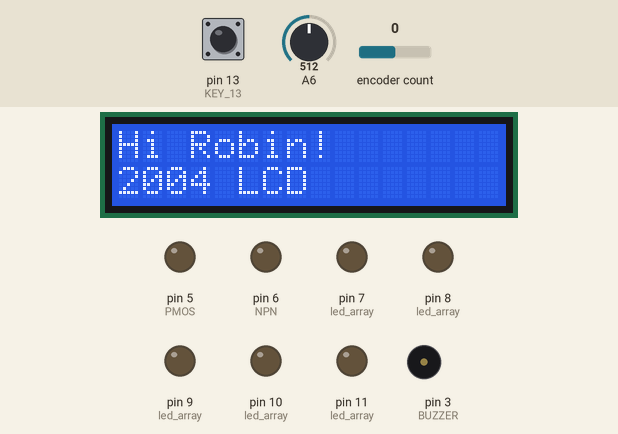
Simulated run of this sketch. Board: Arduino Nano, built with avr-gcc and run on an emulated ATmega328P. Shown: 16×2 character LCD, output pins drawn as LEDs (lit = HIGH), buzzer (waves = sounding, pin HIGH). The test bench sets the inputs (shaded band); at power-on: pin 13 (KEY_13) LOW, A6 = 512, encoder count 0. What the sketch prints to the serial monitor is not drawn.

Above: at 2.3 s.
2.4 s: pin 13 (KEY_13) pulled HIGH for 3.2 s
At 6.6 s:
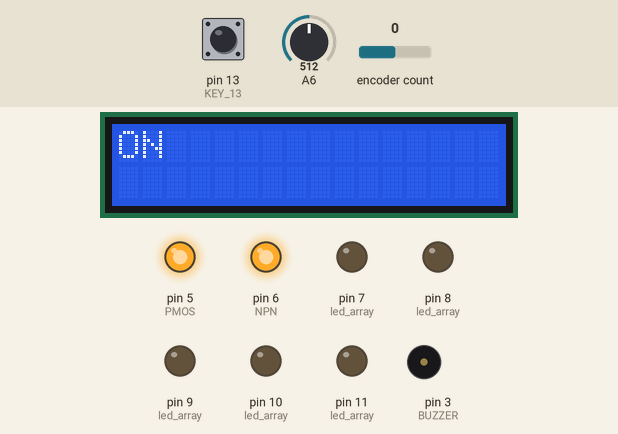
7.1 s: pin 13 (KEY_13) pulled HIGH for 0.15 s
At 8.3 s:
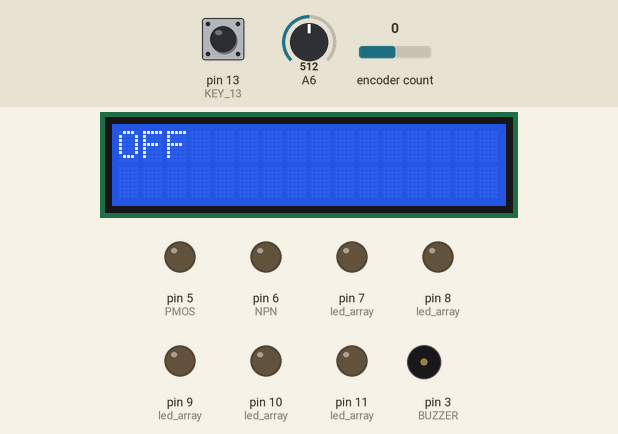
8.7 s: pin 13 (KEY_13) pulled HIGH for 1 s
At 9.7 s:
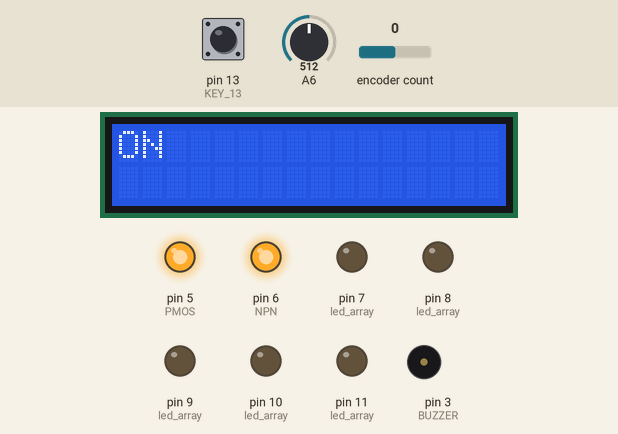
Timing chart, 0 to 11.7 s (numbered marks = the images above; inputs shaded):
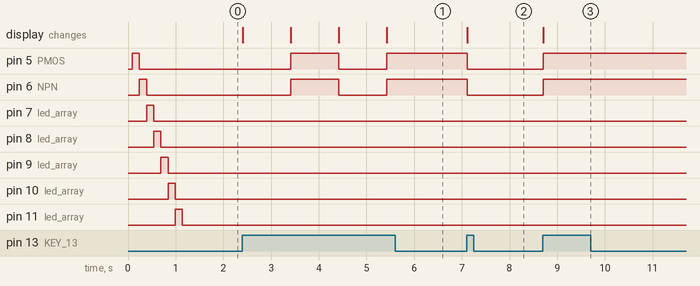

The sketch:

cd_welder.ino
```cpp
/*
 * Experiment board testcode
 * Experiment board ver 1.2.1
 *
 * Pin assignment:
 * D0/D1 (RX/TX) - BT
 * D2 - key2
 * D3 - Piezo
 * D4 - key4
 * D5 - Assign LED/P-MOSFET
 * D6 - White LED/NPN transistor
 * D7 - Yellow LED
 * D8 - Blue LED
 * D9 - Green LED/N-MOSFET
 * D10 - Red LED
 * D11 - IR-LED
 * D12 - key12/Rot.enc Btn
 * D13 - key13
 * A0 - keyA0
 * A1 - keyA1
 * A2 - Rot.enc B
 * A3 - Rot.enc A
 * A4 - SDA (I2C)
 * A5 - SCL (I2C)
 * A6 - NC
 * A7 - Pot
 */

//LED definition
#define NR_OF_LEDS  7
#define LED_X       5   //Custom led
#define LED_W       6  //white
#define LED_Y       7   //yellow
#define LED_B       8   //blue
#define LED_G       9   //green
#define LED_R       10   //red
#define LED_IR      11  //Infra-Red

//Button definition
#define NR_OF_KEYS  6
#define KEY_A0      A0
#define KEY_A1      A1
#define KEY_2       2
#define KEY_4       4
#define KEY_12      12
#define KEY_13      13

//Potentiometers
#define POT         A7

//Rotery encoder
#define ENCA        A3
#define ENCB        A2
#define ENC_BTN     12

#include <RotaryEncoder.h>

// Setup a RoraryEncoder for pins A2 and A3:
RotaryEncoder encoder(A2, A3);

//Below code and associated rotary code is taken from AcceleratedRotator example sketch
//For more info and explanation see sketch

// Define some constants.
// at 500ms, there should be no acceleration.
constexpr const unsigned long kAccelerationLongCutoffMillis = 500;
// at 4ms, we want to have maximum acceleration
constexpr const unsigned long kAccelerationShortCutffMillis = 4;
// linear acceleration: incline
constexpr static const float m = -0.16;
// linear acceleration: y offset
constexpr static const float c = 84.03;

//LCD
#define LCD_SDA A4
#define LCD_SCL A5
#define MSG1    "Hi Robin!" //Exp-board   v0,1
#define MSG2    "I work!"      //Hello, world!

//Amplifiers
#define NR_OF_AMPS  3
#define NPN         6   //NPN tranistor
#define NMOS        9   //N-channel mosfet
#define PMOS        5   //P-channel mosfet

//BUZZER
#define BUZZER      3   //Piezzo
#define NR_OF_TONES 7
#define TONE_A      3520
#define TONE_B      3951
#define TONE_C      4186
#define TONE_D      4699
#define TONE_E      5274
#define TONE_F      5588
#define TONE_G      6272


#include <LiquidCrystal_I2C.h>

byte key_array[] = {KEY_13, KEY_A0, KEY_A1, KEY_2, KEY_4, KEY_12};
byte led_array[] = {LED_X, LED_W, LED_Y, LED_B, LED_G, LED_R, LED_IR};
byte pot_array[] = {POT, POT};
byte amp_array[] = {NPN, NMOS, PMOS};
unsigned int tone_array[] = {TONE_A, TONE_B, TONE_C, TONE_D, TONE_E, TONE_F, TONE_G};

int encoder_pos = 0;
byte encoder_A = LOW;
byte encoder_A_last = LOW;

byte onoff = 0;

LiquidCrystal_I2C lcd(0x27,16,2);  // set the LCD address to 0x27 for a 16 chars and 2 line display

float read_voltage();
void write_lcd(String);

void self_test(){
  //LCD ON
  lcd.backlight();
  lcd.setCursor(0,0);
  lcd.print(MSG1);
  lcd.setCursor(0,3);             // second row starts at 3 for 1602
  lcd.print(MSG2);
  lcd.setCursor(0,2);             // 2004 LCD
  lcd.print("2004 LCD");
  Serial.println("Experiment board v1.2");

  /*
  //Test buzzer
  for(int i=0; i<3; i++){
    digitalWrite(BUZZER,HIGH);
    delay(100);
    digitalWrite(BUZZER,LOW);
    delay(50);
  }
  */
  //test leds
  for(int i=0; i<NR_OF_LEDS; i++){
    digitalWrite(led_array[i], HIGH);
    delay(150);
    digitalWrite(led_array[i], LOW);
  }

  Serial.println("Ready!");
}

void read_encoder(){
    static int pos = 0;
  static RotaryEncoder::Direction lastMovementDirection = RotaryEncoder::Direction::NOROTATION;
  encoder.tick();

  int newPos = encoder.getPosition();
  if (pos != newPos) {

    // compute linear acceleration
    RotaryEncoder::Direction currentDirection = encoder.getDirection();
    if (currentDirection == lastMovementDirection &&
        currentDirection != RotaryEncoder::Direction::NOROTATION &&
        lastMovementDirection != RotaryEncoder::Direction::NOROTATION) {
      // ... but only of the direction of rotation matched and there
      // actually was a previous rotation.
      unsigned long deltat = encoder.getMillisBetweenRotations();

      if (deltat < kAccelerationLongCutoffMillis) {
        if (deltat < kAccelerationShortCutffMillis) {
          // limit to maximum acceleration
          deltat = kAccelerationShortCutffMillis;
        }

        float ticksActual_float = m * deltat + c;
        // Round by adding 1
        // Then again remove 1 to determine the actual delta to the encoder
        // value, as the encoder already ticked by 1 tick in the correct
        // direction. Thus, just cast to an integer type.
        long deltaTicks = (long)ticksActual_float;

        // Adjust sign: Needs to be inverted for counterclockwise operation
        if (currentDirection == RotaryEncoder::Direction::COUNTERCLOCKWISE) {
          deltaTicks = -(deltaTicks);
        }

        newPos = newPos + deltaTicks;
        encoder.setPosition(newPos);
      }
    }

    Serial.print(newPos);
    Serial.println();
    pos = newPos;
  } // if
}

void setup() {
  Serial.begin(9600);
  Serial.println("setup...");

  for(int i=0; i<NR_OF_KEYS; i++) pinMode(key_array[i], INPUT);
  for(int i=0; i<NR_OF_LEDS; i++) pinMode(led_array[i], OUTPUT);
  for(int i=0; i<NR_OF_AMPS; i++) pinMode(amp_array[i], OUTPUT);

  pinMode(BUZZER, OUTPUT);
  pinMode(ENCA, INPUT);
  pinMode(ENCB, INPUT);
  pinMode(POT, INPUT);
  pinMode(A6, INPUT);

  lcd.init();                      // initialize the lcd

  self_test();
}

void loop() {
  //read_encoder();


  Serial.println(read_voltage());
  //blink_led();
  //delay(3000);

  if(digitalRead(KEY_13)){
    //digitalWrite(NPN, HIGH);
    blink_led();
    delay(1000);
  }
  //else digitalWrite(NPN, LOW);

  //delay(10);

}

float read_voltage(){
  float voltage=0.0;
  int voltage_read=0;
  voltage_read = analogRead(A6);
  return voltage_read * (16.14 / 1023.0);
}

void blink_led(){
  String str;
  if(onoff) str = "ON";
  else str = "OFF";
  write_lcd(str);
  digitalWrite(PMOS, onoff);
  digitalWrite(NPN, onoff);
  if(onoff) onoff = 0;
  else onoff = 1;
}

void write_lcd(String str){
  lcd.setCursor(0,0);
  lcd.clear();
  lcd.print(str);
}
```

Measured:
- after the input at 2.4 s, pin 5 (PMOS), pin 6 (NPN): LOW → HIGH after 1.0 s, → LOW 1.0 s later, → HIGH 1.0 s later; the display: first changes at once (image 1 shows a later state)
- after the input at 7.1 s, pin 5 (PMOS), pin 6 (NPN): HIGH → LOW at once; the display: changes at once (image 2)
- after the input at 8.7 s, pin 5 (PMOS), pin 6 (NPN): LOW → HIGH at once; the display: changes at once (image 3)
